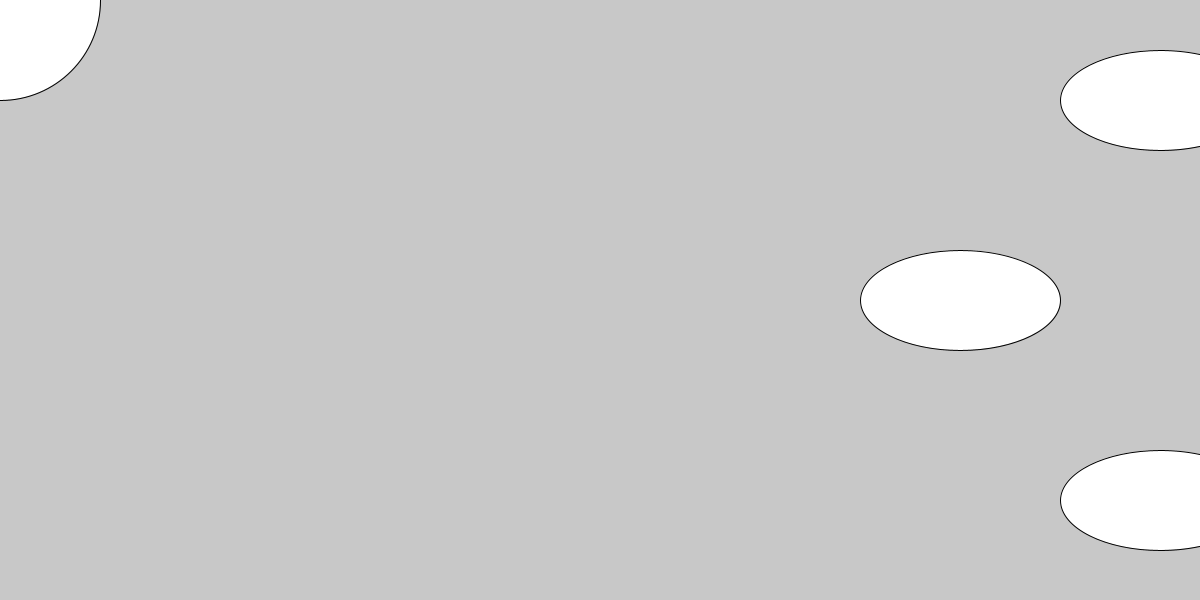
Frame 1 (no input)
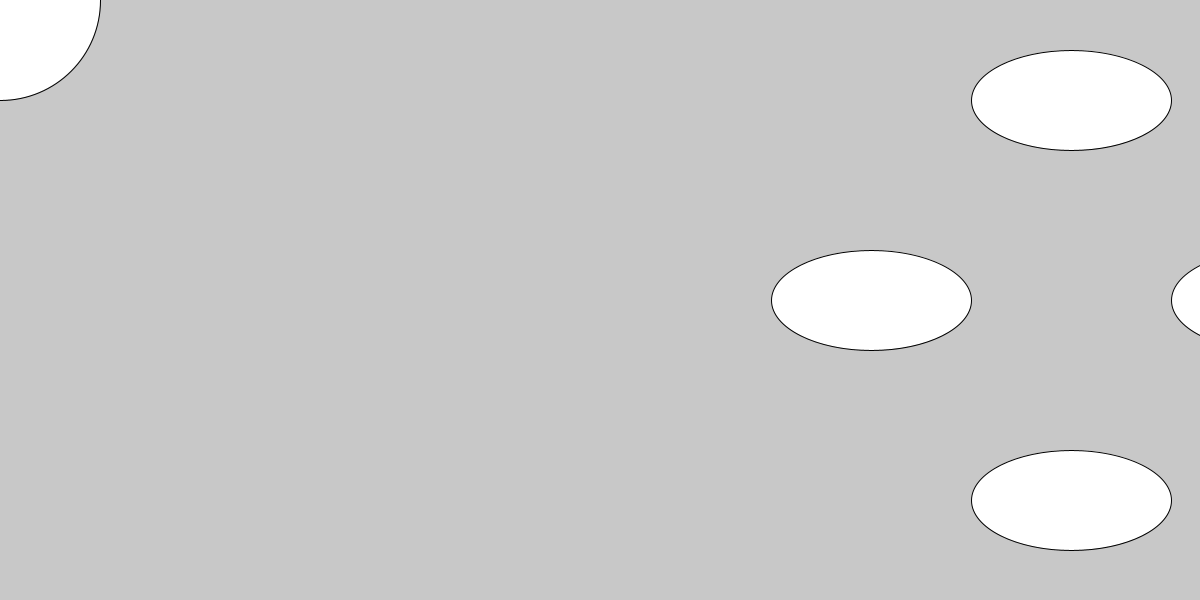
Frame 60 (the mouse pressed at the canvas centre just before this capture)
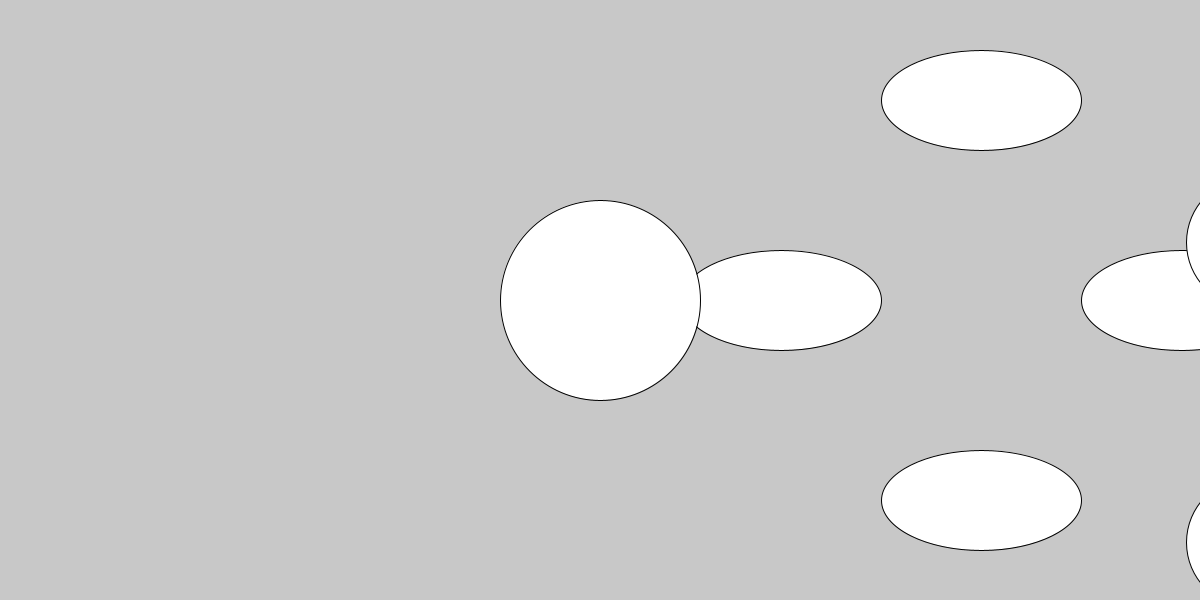
Frame 120 (the mouse held since frame 60 and released just before this capture)

The Processing sketch that drew these frames (run headless with seeded random() and noise(); from frame 60 on, the mouse is pressed at the canvas centre):

// Processing sketch: processing_97859
// ── processing_97859.pde

int number_of_cows = 200;
float [] CowY = new float[number_of_cows];
float CowYspeed = -1.5;
float cowincrementer = 0;


int number_of_sheep = 200;
float [] SheepX = new float[number_of_sheep];
float SheepXspeed = -2.5;
float sheepincrementer = 0;

int number_of_clouds = 300;
float [] CloudX = new float[number_of_clouds];
float CloudXspeed = -1.5;


void setup() {
  size(1200, 600);
  for (int i = 0; i < number_of_clouds; i++) {
    CloudX[i] = 1160 + i*400;
  }
  for (int j = 0; j < number_of_sheep; j++) {
    SheepX[j] = 1400 + j*200;
  }
  for (int k = 0; k < number_of_cows; k++) {
    CowY[k] = 800 + k*300;
  }
}
void draw() {
  background(200);
  //Clouds
  for (int i = 0; i<number_of_clouds; i++)
  {
    ellipse(CloudX[i], 100, 200, 100);
    ellipse(CloudX[i]-200, 300, 200, 100);
    ellipse(CloudX[i], 500, 200, 100);
    CloudX[i]=CloudX[i]+CloudXspeed;
  }
  // End Clouds

  //Sheep
  for (int j = 0; j < number_of_sheep; j++)
  {
    float xOff = cos(sheepincrementer*0.005) * 150;
    float yOff = sin(sheepincrementer*0.05) * 100;
    ellipse(SheepX[j]+xOff, 150+yOff, 130, 130);
    ellipse(SheepX[j]+xOff, 450+yOff, 130, 130);
    SheepX[j]=SheepX[j]+SheepXspeed;
    sheepincrementer += .001;
  }
  //End Sheep

  //Cows
  for (int k = 0; k < number_of_cows; k++)
  {
    float xOffset = sin(cowincrementer*0.05) * 50;
    float yOffset = cos(cowincrementer*0.008) * 100;
    ellipse(300+xOffset, CowY[k]+yOffset, 150, 200);
    ellipse(900+xOffset, CowY[k]+yOffset, 150, 200);
    CowY[k]=CowY[k]+CowYspeed;
    cowincrementer += -.001;
  }
  //End Cows


  //Hamlet the Pig
  ellipse(mouseX, mouseY, 200, 200);
  //End Hamlet
}
